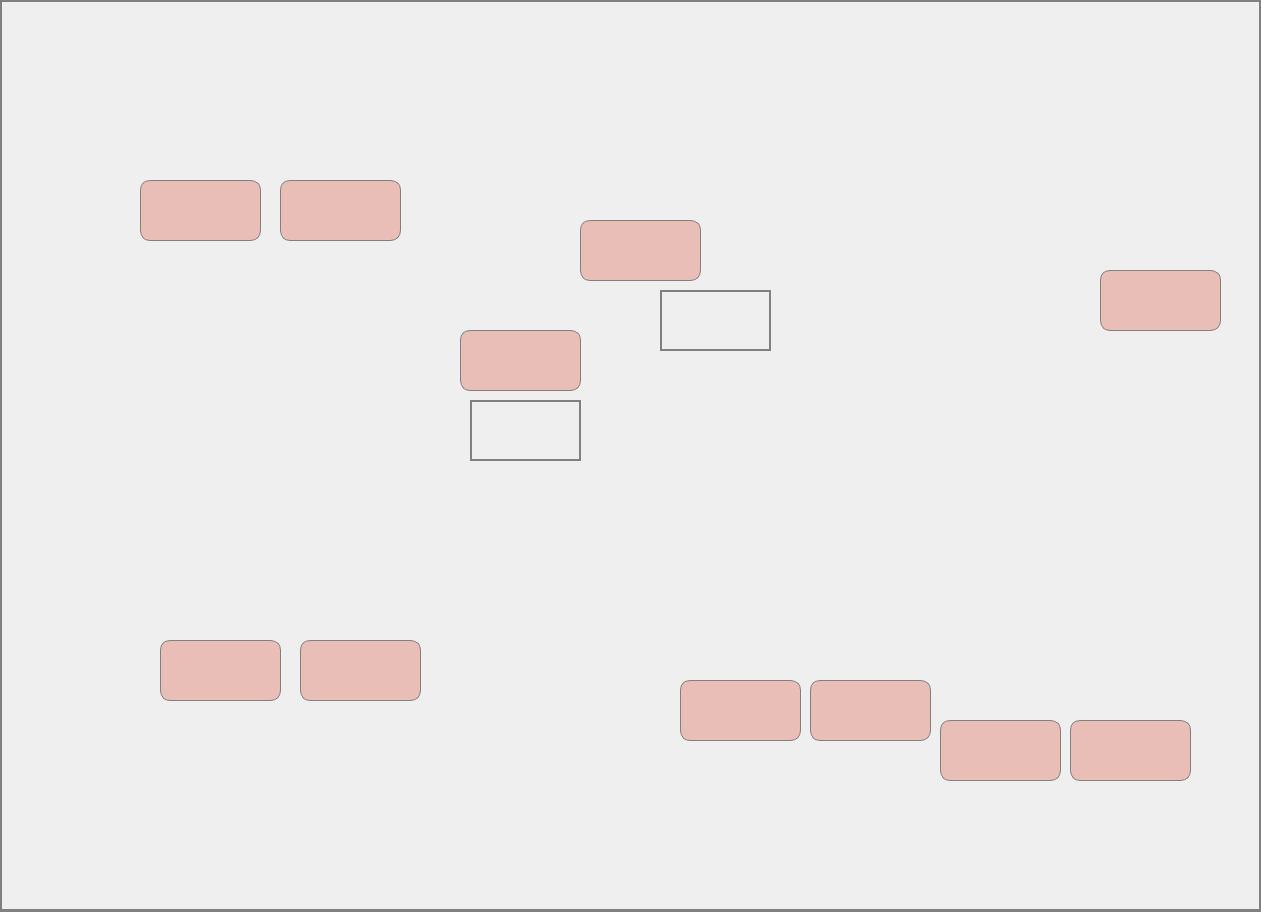
<?xml version="1.0" encoding="UTF-8"?>
<ui version="4.0">
 <class>Dialog</class>
 <widget class="QDialog" name="Dialog">
  <property name="geometry">
   <rect>
    <x>0</x>
    <y>0</y>
    <width>1261</width>
    <height>912</height>
   </rect>
  </property>
  <property name="windowTitle">
   <string>5th Floor Temperature</string>
  </property>
  <property name="styleSheet">
   <string notr="true">border:2px solid grey;</string>
  </property>
  <widget class="QLabel" name="label">
   <property name="geometry">
    <rect>
     <x>0</x>
     <y>0</y>
     <width>1261</width>
     <height>911</height>
    </rect>
   </property>
   <property name="text">
    <string/>
   </property>
   <property name="pixmap">
    <pixmap>5F.jpg</pixmap>
   </property>
  </widget>
  <widget class="QLabel" name="label_2">
   <property name="geometry">
    <rect>
     <x>660</x>
     <y>290</y>
     <width>111</width>
     <height>61</height>
    </rect>
   </property>
   <property name="font">
    <font>
     <family>Times New Roman</family>
     <pointsize>28</pointsize>
    </font>
   </property>
   <property name="text">
    <string/>
   </property>
  </widget>
  <widget class="QLabel" name="label_3">
   <property name="geometry">
    <rect>
     <x>470</x>
     <y>400</y>
     <width>111</width>
     <height>61</height>
    </rect>
   </property>
   <property name="font">
    <font>
     <family>Times New Roman</family>
     <pointsize>28</pointsize>
    </font>
   </property>
   <property name="text">
    <string/>
   </property>
  </widget>
  <widget class="QLabel" name="label_14">
   <property name="geometry">
    <rect>
     <x>140</x>
     <y>180</y>
     <width>121</width>
     <height>61</height>
    </rect>
   </property>
   <property name="font">
    <font>
     <family>Times New Roman</family>
     <pointsize>28</pointsize>
    </font>
   </property>
   <property name="styleSheet">
    <string notr="true">background-color:rgba(222, 114, 94,100);
color:rgb(222, 114, 94);
border:1px solid grey;
border-radius: 10px;</string>
   </property>
   <property name="text">
    <string/>
   </property>
  </widget>
  <widget class="QLabel" name="label_15">
   <property name="geometry">
    <rect>
     <x>280</x>
     <y>180</y>
     <width>121</width>
     <height>61</height>
    </rect>
   </property>
   <property name="font">
    <font>
     <family>Times New Roman</family>
     <pointsize>28</pointsize>
    </font>
   </property>
   <property name="styleSheet">
    <string notr="true">background-color:rgba(222, 114, 94,100);
color:rgb(222, 114, 94);
border:1px solid grey;
border-radius: 10px;</string>
   </property>
   <property name="text">
    <string/>
   </property>
  </widget>
  <widget class="QLabel" name="label_16">
   <property name="geometry">
    <rect>
     <x>460</x>
     <y>330</y>
     <width>121</width>
     <height>61</height>
    </rect>
   </property>
   <property name="font">
    <font>
     <family>Times New Roman</family>
     <pointsize>28</pointsize>
    </font>
   </property>
   <property name="styleSheet">
    <string notr="true">background-color:rgba(222, 114, 94,100);
color:rgb(222, 114, 94);
border:1px solid grey;
border-radius: 10px;</string>
   </property>
   <property name="text">
    <string/>
   </property>
  </widget>
  <widget class="QLabel" name="label_17">
   <property name="geometry">
    <rect>
     <x>580</x>
     <y>220</y>
     <width>121</width>
     <height>61</height>
    </rect>
   </property>
   <property name="font">
    <font>
     <family>Times New Roman</family>
     <pointsize>28</pointsize>
    </font>
   </property>
   <property name="styleSheet">
    <string notr="true">background-color:rgba(222, 114, 94,100);
color:rgb(222, 114, 94);
border:1px solid grey;
border-radius: 10px;</string>
   </property>
   <property name="text">
    <string/>
   </property>
  </widget>
  <widget class="QLabel" name="label_18">
   <property name="geometry">
    <rect>
     <x>680</x>
     <y>680</y>
     <width>121</width>
     <height>61</height>
    </rect>
   </property>
   <property name="font">
    <font>
     <family>Times New Roman</family>
     <pointsize>28</pointsize>
    </font>
   </property>
   <property name="styleSheet">
    <string notr="true">background-color:rgba(222, 114, 94,100);
color:rgb(222, 114, 94);
border:1px solid grey;
border-radius: 10px;</string>
   </property>
   <property name="text">
    <string/>
   </property>
  </widget>
  <widget class="QLabel" name="label_19">
   <property name="geometry">
    <rect>
     <x>810</x>
     <y>680</y>
     <width>121</width>
     <height>61</height>
    </rect>
   </property>
   <property name="font">
    <font>
     <family>Times New Roman</family>
     <pointsize>28</pointsize>
    </font>
   </property>
   <property name="styleSheet">
    <string notr="true">background-color:rgba(222, 114, 94,100);
color:rgb(222, 114, 94);
border:1px solid grey;
border-radius: 10px;</string>
   </property>
   <property name="text">
    <string/>
   </property>
  </widget>
  <widget class="QLabel" name="label_20">
   <property name="geometry">
    <rect>
     <x>940</x>
     <y>720</y>
     <width>121</width>
     <height>61</height>
    </rect>
   </property>
   <property name="font">
    <font>
     <family>Times New Roman</family>
     <pointsize>28</pointsize>
    </font>
   </property>
   <property name="styleSheet">
    <string notr="true">background-color:rgba(222, 114, 94,100);
color:rgb(222, 114, 94);
border:1px solid grey;
border-radius: 10px;</string>
   </property>
   <property name="text">
    <string/>
   </property>
  </widget>
  <widget class="QLabel" name="label_21">
   <property name="geometry">
    <rect>
     <x>1070</x>
     <y>720</y>
     <width>121</width>
     <height>61</height>
    </rect>
   </property>
   <property name="font">
    <font>
     <family>Times New Roman</family>
     <pointsize>28</pointsize>
    </font>
   </property>
   <property name="styleSheet">
    <string notr="true">background-color:rgba(222, 114, 94,100);
color:rgb(222, 114, 94);
border:1px solid grey;
border-radius: 10px;</string>
   </property>
   <property name="text">
    <string/>
   </property>
  </widget>
  <widget class="QLabel" name="label_22">
   <property name="geometry">
    <rect>
     <x>160</x>
     <y>640</y>
     <width>121</width>
     <height>61</height>
    </rect>
   </property>
   <property name="font">
    <font>
     <family>Times New Roman</family>
     <pointsize>28</pointsize>
    </font>
   </property>
   <property name="styleSheet">
    <string notr="true">background-color:rgba(222, 114, 94,100);
color:rgb(222, 114, 94);
border:1px solid grey;
border-radius: 10px;</string>
   </property>
   <property name="text">
    <string/>
   </property>
  </widget>
  <widget class="QLabel" name="label_23">
   <property name="geometry">
    <rect>
     <x>300</x>
     <y>640</y>
     <width>121</width>
     <height>61</height>
    </rect>
   </property>
   <property name="font">
    <font>
     <family>Times New Roman</family>
     <pointsize>28</pointsize>
    </font>
   </property>
   <property name="styleSheet">
    <string notr="true">background-color:rgba(222, 114, 94,100);
color:rgb(222, 114, 94);
border:1px solid grey;
border-radius: 10px;</string>
   </property>
   <property name="text">
    <string/>
   </property>
  </widget>
  <widget class="QLabel" name="label_24">
   <property name="geometry">
    <rect>
     <x>1100</x>
     <y>270</y>
     <width>121</width>
     <height>61</height>
    </rect>
   </property>
   <property name="font">
    <font>
     <family>Times New Roman</family>
     <pointsize>28</pointsize>
    </font>
   </property>
   <property name="styleSheet">
    <string notr="true">background-color:rgba(222, 114, 94,100);
color:rgb(222, 114, 94);
border:1px solid grey;
border-radius: 10px;</string>
   </property>
   <property name="text">
    <string/>
   </property>
  </widget>
 </widget>
 <resources/>
 <connections/>
</ui>
